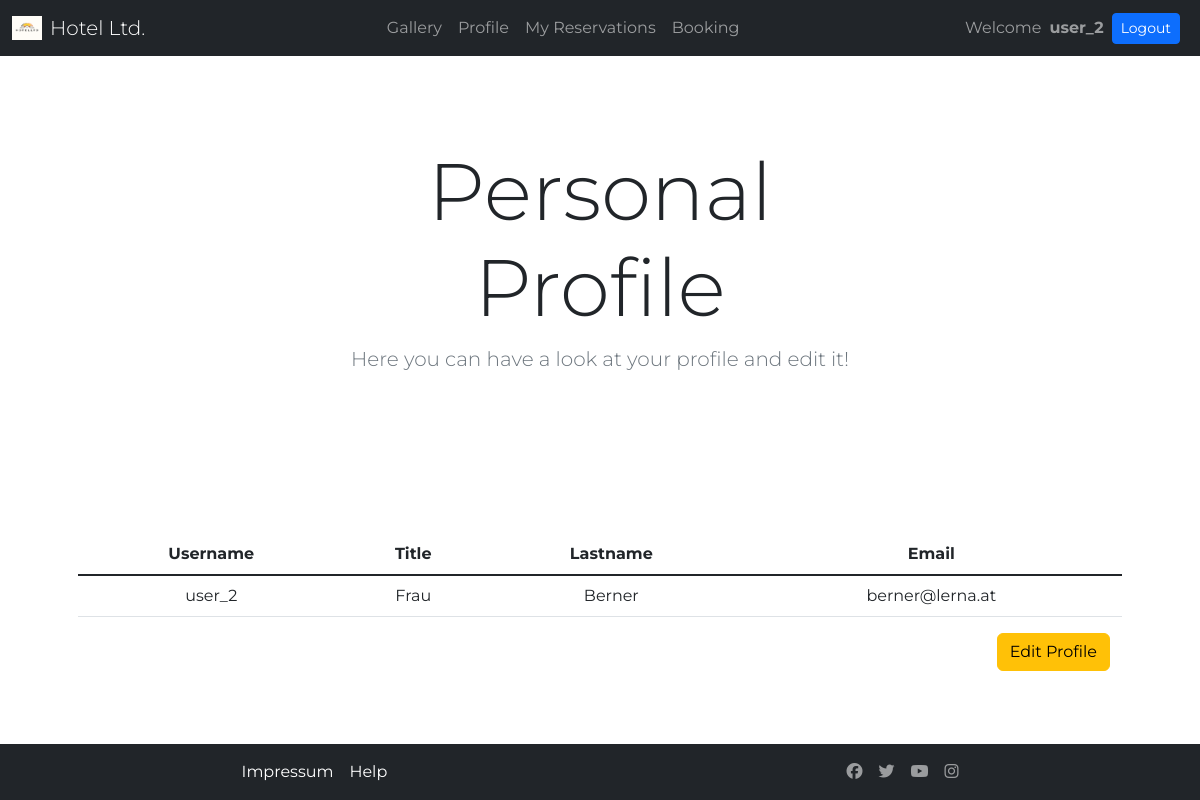
The app's page /index.php?menu=profile (signed in) with its own data.
### tables this page shows
CREATE TABLE `users` (
  `user_id` int(11) NOT NULL,
  `username` varchar(30) NOT NULL,
  `password` varchar(255) NOT NULL,
  `email` varchar(50) NOT NULL,
  `title` varchar(10) NOT NULL,
  `firstname` varchar(30) NOT NULL,
  `lastname` varchar(30) NOT NULL,
  `status` varchar(20) NOT NULL DEFAULT 'active'
);

### pages/profile.php (the view, shortened to what this page needs)
<?php
require_once "./config/db_connect.php";
$sql = "SELECT user_id, username, title, lastname, email, status FROM users
        WHERE user_id =" . $_SESSION['userid'];
function output($conn, $sql)
{
    $res = mysqli_query($conn, $sql);
    $anz = mysqli_num_rows($res);
    if (!$anz)  echo "Captain, wir haben ein Problem!";
    else {
        echo "<table class='table text-center '>";
        echo "<thead> <tr> <th class='entry'>Username</th> <th class='entry'>Title</th> <th  class='entry'>Lastname</th> <th  class='entry'>Email</th> </tr> </thead>";
        echo '<tbody class="table-group-divider">';
        while ($dsatz = mysqli_fetch_assoc($res)) {
            echo "<tr>";
            echo "<td>" . $dsatz["username"] .          "</td>";
            echo "<td>" . $dsatz["title"] .            "</td>";
            echo "<td>" . $dsatz["lastname"] .    "</td>";
            echo "<td>" . $dsatz["email"] .           "</td>";
            echo "</tr>";
        }
        echo "</tbody>";
        echo "</table>";
    }
}
?>
<section class="py-5 text-center container">
    <div class="row py-lg-5">
        <div class="col-lg-6 col-md-8 mx-auto">
            <h1 class="display-1">Personal Profile</h1>
            <p class="lead text-muted">Here you can have a look at your profile and edit it!</p>
        </div>
    </div>
</section>
<div class="container">
    <div class="row mt-5 px-5">
        <?php
        output($conn, $sql);
        ?>
    </div>
    <div class="d-flex flex-row-reverse me-5">
        <button type="button" class="btn btn-warning" data-bs-toggle="modal" data-bs-target="#profileModal">Edit Profile</button>
    </div>
</div>

### style/stylesheet.css (style rules this page uses)
.myfont { font-family: 'Montserrat', sans-serif; }
body { padding-top: 3rem; padding-bottom: 3rem; color: #5a5a5a; }

### style/style.css (style rules this page uses)
body { height: 100vh; }

### records on screen
users: username "user_2", title "Frau", lastname "Berner", email "berner@lerna.at"
